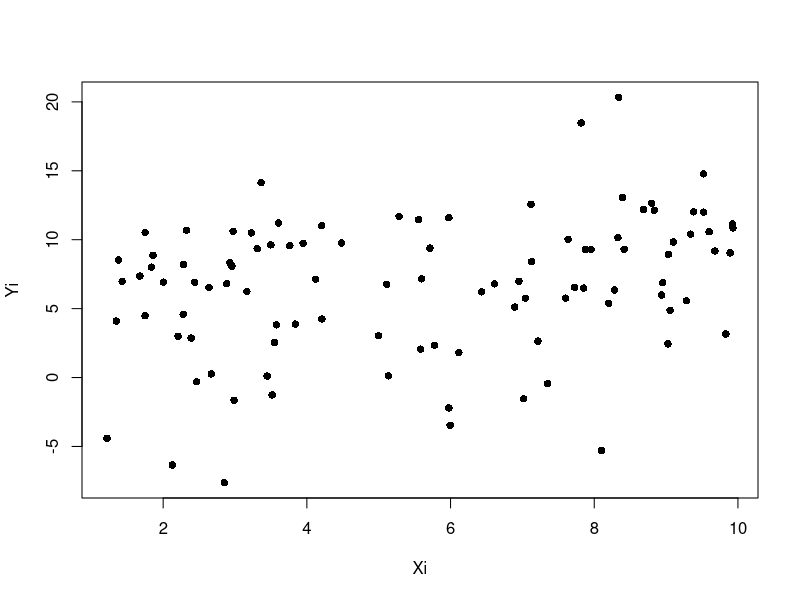
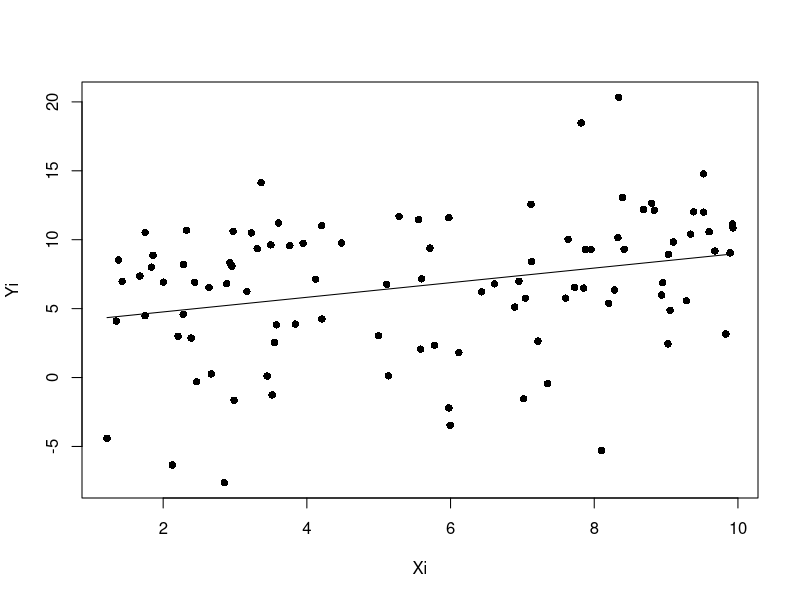

Write R code to recreate these figures, in order.
## ---- chunk 1
knitr::opts_chunk$set(echo = TRUE)
library(tidyverse)
## ---- chunk 2
# simulating our data
N <- 100
Xi <- runif(min = 1, max = 10, n = N)

# getting our parameters 
beta0 <- 1
beta1 <- 1
var <- 20

# putting it together 
e <- rnorm(N, mean = 0, sd = sqrt(var))
Yi <- beta0 + beta1*Xi + e 

# note that this formulation is equivalent to the above. 
# Yi <- rnorm(N, mean = beta0 + beta1*Xi, sd = sqrt(var)) 

plot(Xi,Yi, pch = 16) 
## ---- chunk 3
matrix(Yi[1:10])
## ---- chunk 4
# doing linear regression in r
lm.fit <- lm(Yi ~ Xi)
# getting the coefficients from the r output
coef(lm.fit)

# creating our design matrix
X.matrix <- as.data.frame(Xi) |>
  # adding the column of intercepts
  add_column(int = 1, .before = 1) |>
  as.matrix()

# solving for the betas from (X^T X)^{-1} X^T
betas <- solve(t(X.matrix)%*%X.matrix)%*%t(X.matrix)%*%as.matrix(Yi)
betas

# graphing our line 
plot(Xi,Yi, pch = 16) 
lines(Xi, X.matrix%*%betas)
## ---- chunk 5
# getting the hat matrix 
H <- X.matrix%*%solve(t(X.matrix)%*%X.matrix)%*%t(X.matrix)

# doing it with a sum 
sum((Yi - H%*%as.matrix(Yi))^2)/(N-2)

# doing it the matrix way 
e.dot <- Yi - H%*%as.matrix(Yi)
(t(e.dot)%*%e.dot)/(N-2) # just a vector of sigmas

# looking at the variance from the linear model fit 
as.numeric(summary(lm.fit)[6])^2 
## ---- chunk 6
# sigma.hat <- 

# 
# sigma.hat <- matrix(c(sigma.hat,0,0,sigma.hat), nrow = 2) # sigma*Identity matrix
# C <- solve(t(X.matrix)%*%X.matrix)
# 
# # note that the residual standard error from lm should match these diagonals  
# sqrt(sigma.hat)
# 
# # these should also match. ADD A DESCRIPTION AS TO WHY 
# varcovar.matrix <- sigma.hat%*%C
# varcovar.matrix
# vcov(lm.fit) # compare with above 
# 
# # we should get the same estimates of the SE from the lm 
# sqrt(varcovar.matrix[1,1])
# sqrt(varcovar.matrix[2,2])
## ---- chunk 7

# beta0_hat <- betas[1,1]
# beta0_SE <- sqrt(varcovar.matrix[1,1])
# beta1_hat <- betas[2,1]
# beta1_SE <- sqrt(varcovar.matrix[2,2])
# 
# # beta2_hat <- lm.fit$coefficients[[3]]
# # beta2_SE <- summary(lm.fit)$coefficients[, 2][[3]]
# 
# # we should get the same estimates of the t-value and p-value from the lm
# 2*(1-pt(abs(beta0_hat/beta0_SE), N-2)) # beta0_hat/beta0_SE is the t-value 
# 2*(1-pt(abs(beta1_hat/beta1_SE), N-2)) # or 2*pt(beta1_hat/beta1_SE, N-2), so we do abs() to account

## ---- chunk 8
# SST <- sum((Y1 - mean(Y1))^2) # sum of residuals from the mean, df = n-1
# SSE <- sum((Y1 - H%*%as.matrix(Y1))^2) # sum of residuals from best fit line, df = n-p
# SSR <- SST - SSE # the difference, df = p-1. based on pythagorean theorem  
# 
# # this should match the R-squared
# SSR/SST # also can be written as 1 - SSE / SST
# 
# # NEED TO FIGURE OUT ADJUSTED R^2
# # Adjusted R-squared:  0.3764 
# # we can adjust using the degrees of freedom, SSR/(p-1) / SST/(n-1)
# SSR/(SST/(N-1))
# (SSR/SST)*(N-1)
## ---- chunk 9
# this should match the f-stat p-value from the lm 
# 2*(1-pf(abs(SSR/(SSE/(N-2))), 1, N-2)) # like the t-dist, SSR/(SSE/(N-2)) is the f-statistic
